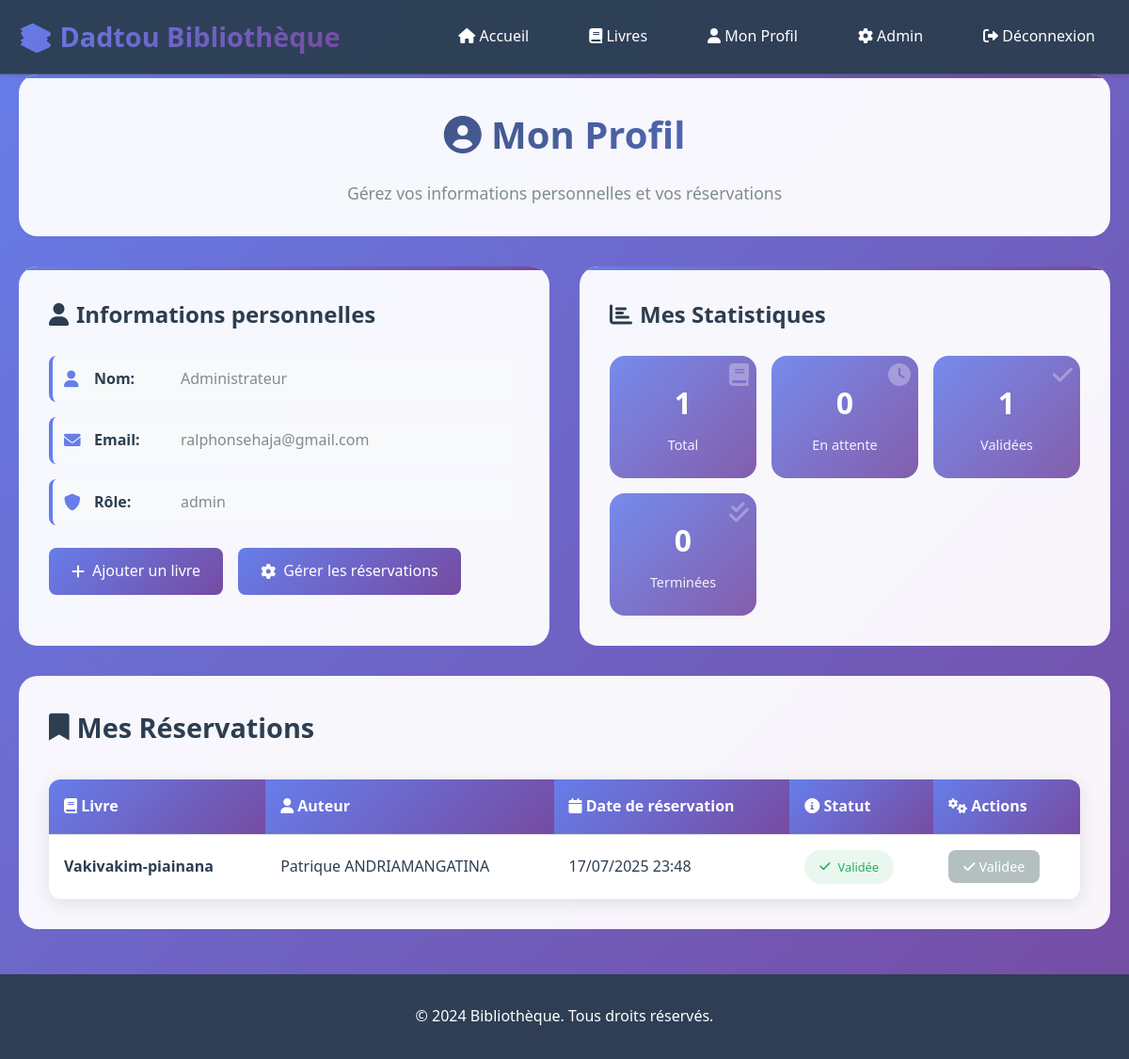
Page /profil.php (signed in) on the committed database.
### tables this page shows
CREATE TABLE `utilisateurs` (
  `id` int(11) NOT NULL,
  `nom` varchar(100) NOT NULL,
  `email` varchar(100) NOT NULL,
  `mot_de_passe` varchar(255) NOT NULL,
  `role` enum('utilisateur','admin') DEFAULT 'utilisateur',
  `date_creation` timestamp NOT NULL DEFAULT current_timestamp()
);

CREATE TABLE `reservations` (
  `id` int(11) NOT NULL,
  `utilisateur_id` int(11) DEFAULT NULL,
  `livre_id` int(11) DEFAULT NULL,
  `date_reservation` timestamp NOT NULL DEFAULT current_timestamp(),
  `statut` enum('en_attente','validee','annulee','terminee') DEFAULT 'en_attente',
  `date_validation` timestamp NULL DEFAULT NULL,
  `date_retour_prevue` date DEFAULT NULL
);

CREATE TABLE `livres` (
  `id` int(11) NOT NULL,
  `titre` varchar(255) NOT NULL,
  `auteur` varchar(255) NOT NULL,
  `isbn` varchar(20) DEFAULT NULL,
  `genre` varchar(100) DEFAULT NULL,
  `description` text DEFAULT NULL,
  `stock_total` int(11) DEFAULT 1,
  `stock_disponible` int(11) DEFAULT 1,
  `image_couverture` varchar(255) DEFAULT NULL,
  `date_ajout` timestamp NOT NULL DEFAULT current_timestamp()
);

### auth.php (called while the page is built, shortened)
<?php
require_once 'db.php';
function is_admin() {
    return isset($_SESSION['role']) && $_SESSION['role'] === 'admin';
}
function get_user_info() {
    global $pdo;
    $stmt = $pdo->prepare("SELECT * FROM utilisateurs WHERE id = ?");
    $stmt->execute([$_SESSION['user_id']]);
    return $stmt->fetch(PDO::FETCH_ASSOC);
}

### profil.php (the view, shortened to what this page needs)
<?php
require_once 'auth.php';
$user = get_user_info();
$stmt = $pdo->prepare("
    SELECT r.*, l.titre, l.auteur, l.isbn
    FROM reservations r
    JOIN livres l ON r.livre_id = l.id
    WHERE r.utilisateur_id = ?
    ORDER BY r.date_reservation DESC
");
$stmt->execute([$user['id']]);
$reservations = $stmt->fetchAll(PDO::FETCH_ASSOC);
?>
<!DOCTYPE html>
<html lang="fr">
<head>
    <link rel="stylesheet" href="css/style.css">
    <link href="https://cdnjs.cloudflare.com/ajax/libs/font-awesome/6.0.0/css/all.min.css" rel="stylesheet">
</head>
<body>
    <header>
        <nav class="container">
            <div class="logo">📚 Dadtou Bibliothèque</div>
            <ul class="nav-links">
                <li><a href="index.php"><i class="fas fa-home"></i> Accueil</a></li>
                <li><a href="livres.php"><i class="fas fa-book"></i> Livres</a></li>
                <li><a href="profil.php"><i class="fas fa-user"></i> Mon Profil</a></li>
                <?php if (is_admin()): ?>
                    <li><a href="admin/reservations.php"><i class="fas fa-cog"></i> Admin</a></li>
                <?php endif; ?>
                <li><a href="logout.php"><i class="fas fa-sign-out-alt"></i> Déconnexion</a></li>
            </ul>
        </nav>
    </header>
    <main class="container">
        <div class="hero-section">
            <h1><i class="fas fa-user-circle"></i> Mon Profil</h1>
            <p>Gérez vos informations personnelles et vos réservations</p>
        </div>
        <div class="profile-section">
            <div class="profile-card">
                <h2><i class="fas fa-user"></i> Informations personnelles</h2>
                <div class="profile-info">
                    <div class="profile-item">
                        <i class="fas fa-user"></i>
                        <strong>Nom:</strong>
                        <span><?php echo htmlspecialchars($user['nom']); ?></span>
                    </div>
                    <div class="profile-item">
                        <i class="fas fa-envelope"></i>
                        <strong>Email:</strong>
                        <span><?php echo htmlspecialchars($user['email']); ?></span>
                    </div>
                    <div class="profile-item">
                        <i class="fas fa-shield-alt"></i>
                        <strong>Rôle:</strong>
                        <span><?php echo htmlspecialchars($user['role']); ?></span>
                    </div>
                </div>
                <?php if (is_admin()): ?>
                    <div class="admin-actions">
                        <a href="admin/ajouter_livre.php" class="btn-admin">
                            <i class="fas fa-plus"></i> Ajouter un livre
                        </a>
                        <a href="admin/reservations.php" class="btn-admin">
                            <i class="fas fa-cog"></i> Gérer les réservations
                        </a>
                    </div>
                <?php endif; ?>
            </div>
            <div class="profile-card">
                <h2><i class="fas fa-chart-bar"></i> Mes Statistiques</h2>
                <?php
                $stats = [
                    'total' => count($reservations),
                    'en_attente' => count(array_filter($reservations, function($r) { return $r['statut'] === 'en_attente'; })),
                    'validee' => count(array_filter($reservations, function($r) { return $r['statut'] === 'validee'; })),
                    'terminee' => count(array_filter($reservations, function($r) { return $r['statut'] === 'terminee'; })),
                    'annulee' => count(array_filter($reservations, function($r) { return $r['statut'] === 'annulee'; }))
                ];
                ?>
                <div class="stats-grid">
                    <div class="stat-card">
                        <i class="fas fa-book"></i>
                        <h3><?php echo $stats['total']; ?></h3>
                        <p>Total</p>
                    </div>
                    <div class="stat-card">
                        <i class="fas fa-clock"></i>
                        <h3><?php echo $stats['en_attente']; ?></h3>
                        <p>En attente</p>
                    </div>
                    <div class="stat-card">
                        <i class="fas fa-check"></i>
                        <h3><?php echo $stats['validee']; ?></h3>
                        <p>Validées</p>
                    </div>
                    <div class="stat-card">
                        <i class="fas fa-check-double"></i>
                        <h3><?php echo $stats['terminee']; ?></h3>
                        <p>Terminées</p>
                    </div>
                </div>
            </div>
        </div>
        <div class="reservations-section">
            <h2><i class="fas fa-bookmark"></i> Mes Réservations</h2>
            <?php if (empty($reservations)): ?>
                <div class="no-reservations">
                    <i class="fas fa-book-open"></i>
                    <h3>Aucune réservation</h3>
                    <p>Vous n'avez pas encore fait de réservations.</p>
                    <a href="livres.php" class="btn-browse">
                        <i class="fas fa-search"></i> Parcourir les livres
                    </a>
                </div>
            <?php else: ?>
                <table class="table">
                    <thead>
                        <tr>
                            <th><i class="fas fa-book"></i> Livre</th>
                            <th><i class="fas fa-user"></i> Auteur</th>
                            <th><i class="fas fa-calendar"></i> Date de réservation</th>
                            <th><i class="fas fa-info-circle"></i> Statut</th>
                            <th><i class="fas fa-cogs"></i> Actions</th>
                        </tr>
                    </thead>
                    <tbody>
                        <?php foreach ($reservations as $reservation): ?>
                            <tr>
                                <td><strong><?php echo htmlspecialchars($reservation['titre']); ?></strong></td>
                                <td><?php echo htmlspecialchars($reservation['auteur']); ?></td>
                                <td><?php echo date('d/m/Y H:i', strtotime($reservation['date_reservation'])); ?></td>
                                <td>
                                    <span class="status-badge status-<?php echo $reservation['statut']; ?>">
                                        <i class="fas fa-<?php
                                            switch($reservation['statut']) {
                                                case 'validee':
                                                    echo 'check';
                                                    break;
                                            }
                                        ?>"></i>
                                        <?php
                                        switch($reservation['statut']) {
                                            case 'validee':
                                                echo 'Validée';
                                                break;
                                        }
                                        ?>
                                    </span>
                                </td>
                                <td>
                                    <?php if ($reservation['statut'] === 'en_attente'): ?>
                                        <form method="POST" style="display: inline;"
                                              onsubmit="return confirm('Êtes-vous sûr de vouloir annuler cette réservation ?')">
                                            <input type="hidden" name="reservation_id" value="<?php echo $reservation['id']; ?>">
                                            <button type="submit" name="annuler_reservation" class="btn-cancel">
                                                <i class="fas fa-times"></i> Annuler
                                            </button>
                                        </form>
                                    <?php else: ?>
                                        <span class="btn-disabled">
                                            <i class="fas fa-<?php
                                                switch($reservation['statut']) {
                                                    case 'validee':
                                                        echo 'check';
                                                        break;
                                                }
                                            ?>"></i>
                                            <?php echo ucfirst($reservation['statut']); ?>
                                        </span>
                                    <?php endif; ?>
                                </td>
                            </tr>
                        <?php endforeach; ?>
                    </tbody>
                </table>
            <?php endif; ?>
        </div>
    </main>
    <footer>
        <div class="container">
            <p>&copy; 2024 Bibliothèque. Tous droits réservés.</p>
        </div>
    </footer>
</body>
</html>

### CSS/style.css (style rules this page uses)
* { margin: 0; padding: 0; box-sizing: border-box; }
body { font-family: 'Segoe UI', Tahoma, Geneva, Verdana, sans-serif; line-height: 1.6; color: #333; background-color: #f4f4f4; }
.container { max-width: 1200px; margin: 0 auto; padding: 0 20px; }
header { background: #2c3e50; color: white; padding: 1rem 0; box-shadow: 0 2px 5px rgba(0,0,0,0.1); }
nav { display: flex; justify-content: space-between; align-items: center; }
.logo { font-size: 1.5rem; font-weight: bold; }
.nav-links { display: flex; list-style: none; gap: 2rem; }
.nav-links a { color: white; text-decoration: none; transition: color 0.3s; }
main { padding: 2rem 0; }
.table { width: 100%; border-collapse: collapse; margin-top: 1rem; }
.table th, .table td { padding: 0.75rem; text-align: left; border-bottom: 1px solid #ddd; }
.table th { background-color: #f8f9fa; font-weight: bold; color: #2c3e50; }
.profile-section { display: grid; grid-template-columns: 1fr 2fr; gap: 2rem; margin-top: 2rem; }
footer { background: #2c3e50; color: white; text-align: center; padding: 1rem 0; margin-top: 2rem; }
.status-badge { padding: 0.25rem 0.75rem; border-radius: 4px; font-size: 0.875rem; font-weight: bold; }
.status-validee { background-color: #d4edda; color: #155724; }

### rows in the picture
utilisateurs: nom "Administrateur", email "ralphonsehaja@gmail.com", role "admin"
reservations: statut "1", statut "0", livre.titre "Vakivakim-piainana", livre.auteur "Patrique ANDRIAMANGATINA", date_reservation "17/07/2025 23:48", shows "Validée", statut "Validee"
